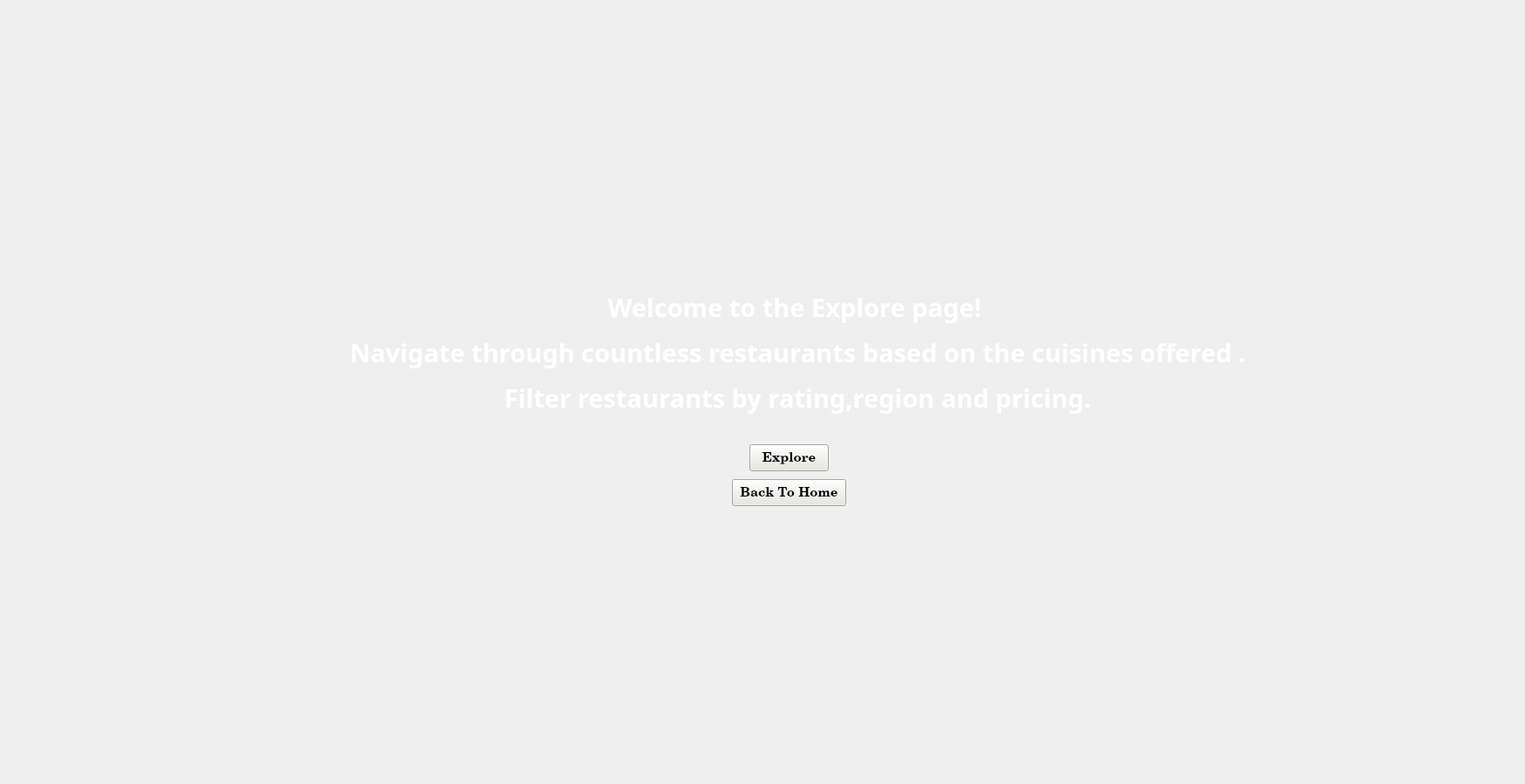
<?xml version="1.0" encoding="UTF-8"?>
<ui version="4.0">
 <class>Explore1</class>
 <widget class="QMainWindow" name="Explore1">
  <property name="geometry">
   <rect>
    <x>0</x>
    <y>0</y>
    <width>1750</width>
    <height>900</height>
   </rect>
  </property>
  <property name="minimumSize">
   <size>
    <width>1750</width>
    <height>900</height>
   </size>
  </property>
  <property name="maximumSize">
   <size>
    <width>1750</width>
    <height>900</height>
   </size>
  </property>
  <property name="windowTitle">
   <string>MainWindow</string>
  </property>
  <property name="styleSheet">
   <string notr="true"/>
  </property>
  <widget class="QWidget" name="centralwidget">
   <widget class="QLabel" name="explorebgm">
    <property name="geometry">
     <rect>
      <x>0</x>
      <y>0</y>
      <width>1751</width>
      <height>901</height>
     </rect>
    </property>
    <property name="text">
     <string/>
    </property>
    <property name="pixmap">
     <pixmap>bgmexplore.png</pixmap>
    </property>
    <property name="scaledContents">
     <bool>true</bool>
    </property>
   </widget>
   <widget class="QPushButton" name="Explore1btn">
    <property name="geometry">
     <rect>
      <x>860</x>
      <y>510</y>
      <width>91</width>
      <height>31</height>
     </rect>
    </property>
    <property name="font">
     <font>
      <family>Century Schoolbook</family>
      <pointsize>11</pointsize>
      <italic>false</italic>
      <bold>true</bold>
     </font>
    </property>
    <property name="styleSheet">
     <string notr="true">background-color: rgb(231, 232, 225);</string>
    </property>
    <property name="text">
     <string>Explore</string>
    </property>
   </widget>
   <widget class="QLabel" name="exploredesc1">
    <property name="geometry">
     <rect>
      <x>330</x>
      <y>300</y>
      <width>1171</width>
      <height>211</height>
     </rect>
    </property>
    <property name="font">
     <font>
      <family>Centaur</family>
     </font>
    </property>
    <property name="text">
     <string>&lt;html&gt;&lt;head/&gt;&lt;body&gt;&lt;p&gt;&lt;span style=&quot; font-size:22pt; font-weight:700; color:#ffffff;&quot;&gt;Welcome to the Explore page! &lt;/span&gt;&lt;/p&gt;&lt;p align=&quot;center&quot;&gt;&lt;span style=&quot; font-size:22pt; font-weight:700; color:#ffffff;&quot;&gt;Navigate through countless restaurants based on the cuisines offered .&lt;/span&gt;&lt;/p&gt;&lt;p align=&quot;center&quot;&gt;&lt;span style=&quot; font-size:22pt; font-weight:700; color:#ffffff;&quot;&gt;Filter restaurants by rating,region and pricing.&lt;/span&gt;&lt;/p&gt;&lt;/body&gt;&lt;/html&gt;</string>
    </property>
    <property name="alignment">
     <set>Qt::AlignCenter</set>
    </property>
   </widget>
   <widget class="QPushButton" name="Explore1bk">
    <property name="geometry">
     <rect>
      <x>840</x>
      <y>550</y>
      <width>131</width>
      <height>31</height>
     </rect>
    </property>
    <property name="font">
     <font>
      <family>Century Schoolbook</family>
      <pointsize>11</pointsize>
      <bold>true</bold>
     </font>
    </property>
    <property name="styleSheet">
     <string notr="true">background-color: rgb(231, 232, 225);</string>
    </property>
    <property name="text">
     <string>Back To Home</string>
    </property>
   </widget>
  </widget>
 </widget>
 <resources/>
 <connections/>
</ui>
